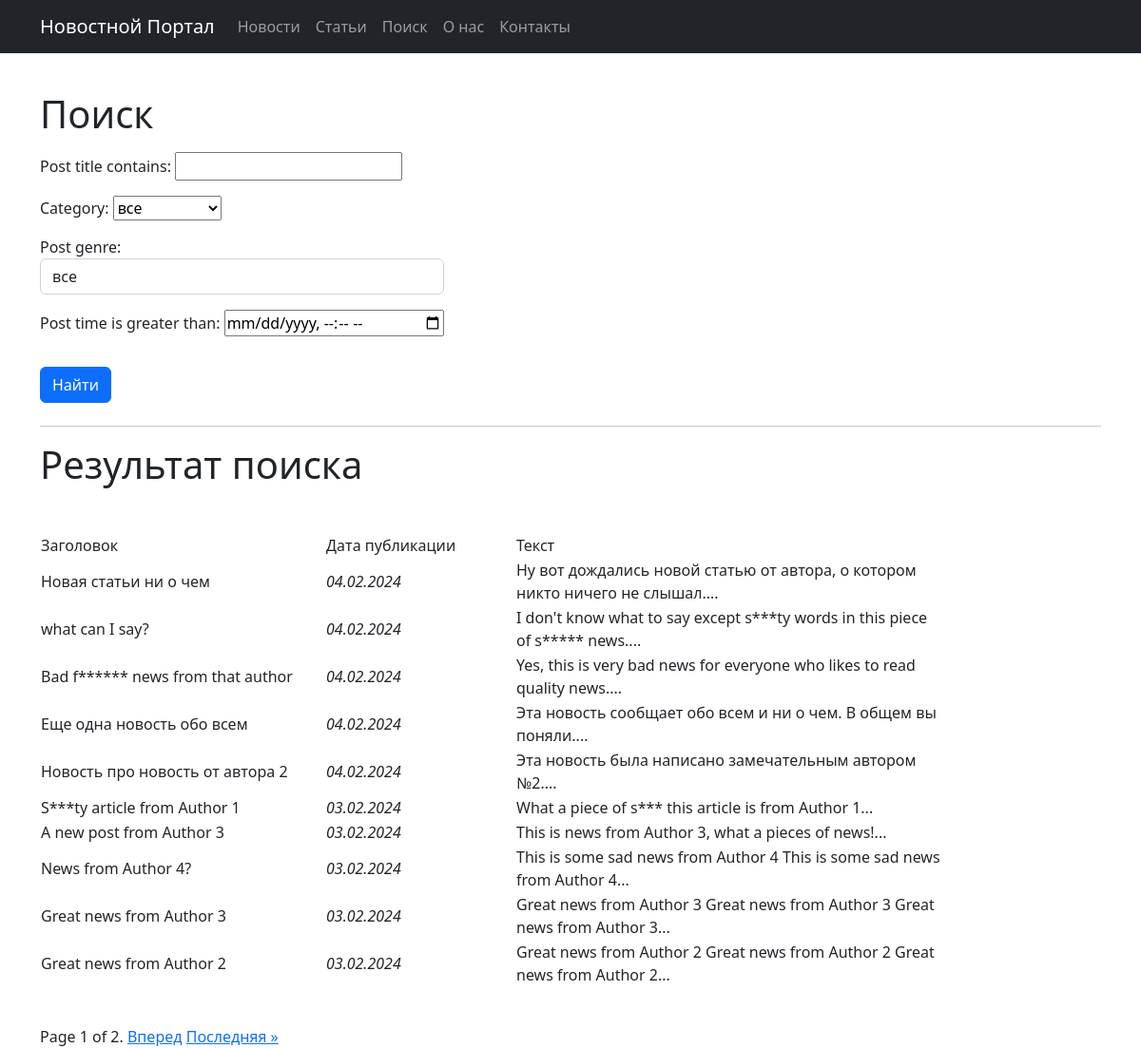
The app's page /search/ with its own data.
### news/models.py (models this page shows, shortened)
class Post(models.Model):
    article = 'AR'
    news = 'NW'
    POST_GENRE = [
        (article, 'Статья'),
        (news, 'Новость')
    ]
    author = models.ForeignKey(Author, on_delete=models.CASCADE)
    post_genre = models.CharField(max_length=2, choices=POST_GENRE)
    post_title = models.CharField(max_length=128)
    post_text = models.TextField()
    post_rating = models.IntegerField(default=0)
    post_time = models.DateTimeField(auto_now_add=True)
    category = models.ManyToManyField(Category, through='PostCategory')
    def preview(self):
        words = self.post_text.split()
        preview_text = ' '.join(words[:20])
        return f"{preview_text}..."

### news/views.py (the view)
# urls.py: path('search/', PostSearch.as_view(), name='post_search'),
class PostSearch(ListView):
    model = Post
    ordering = '-post_time'
    template_name = 'search.html'
    context_object_name = 'posts'
    paginate_by = 10
    def get_queryset(self):
        queryset = super().get_queryset()
        self.filterset = PostFilter(self.request.GET, queryset)
        return self.filterset.qs
    def get_context_data(self, **kwargs):
        context = super().get_context_data(**kwargs)
        context['time_now'] = datetime.utcnow()
        context['filterset'] = self.filterset
        return context

### news/models.py (called while the page is built)
    def __str__(self):
        return self.name

### news/templatetags/custom_filters.py (called while the page is built)
@register.filter
def format_time(value, format_string='d.m.Y'):
    return date(value, format_string)

@register.filter()
def censor(value):
    censored_value = value
    for word in censored_words:
        if len(word) > 1:
            replacement = word[0] + '*' * (len(word) - 1)
            censored_value = censored_value.replace(word.lower(), replacement.lower(), 1)
            censored_value = censored_value.replace(word.capitalize(), replacement.capitalize(), 1)
            censored_value = censored_value.replace(word.upper(), replacement.upper(), 1)
    return censored_value

### templates/search.html (shortened to what this page needs)
{% extends 'flatpages/default.html' %}
{% load custom_filters %}!
{% load custom_tags %}
{% block content %}
<p>&nbsp</p>
    <h1>Поиск</h1>
    <div class="centered-form">
        <form action="" method="get" class="left-align">
            {{ filterset.form.as_p }}
            <input type="submit" class="mt-3 btn btn-primary" value="Найти"/>
        </form>
    </div>
<hr>
   <h1>Результат поиска</h1>
<p>&nbsp</p>
   {% if posts %}
       <table>
           <tr>
               <td style="width:300px; text-align:left;">Заголовок</td>
               <td style="width:200px; text-align:left;">Дата публикации</td>
               <td style="width:450px; text-align:left;">Текст</td>
           </tr>
           {% for post in posts %}
           <tr>
               <td>{{ post.post_title|censor }}</td>
               <td><em>{{ post.post_time|format_time }}</em></td>
               <td>{{ post.preview|censor }}</td>
           </tr>
           {% endfor %}
       </table>
   {% else %}
       <h2>Новостей нет!</h2>
   {% endif %}
<p>&nbsp</p>
<div class="pagination">
    <span class="step-links">
        <span class="current">
            Page {{ page_obj.number }} of {{ page_obj.paginator.num_pages }}.
        </span>
        {% if page_obj.has_next %}
            <a href="?page={{ page_obj.next_page_number }}">Вперед</a>
            <a href="?page={{ page_obj.paginator.num_pages }}">Последняя &raquo;</a>
        {% endif %}
    </span>
</div>
{% endblock content %}

### templates/flatpages/default.html (shortened to what this page needs)
<!DOCTYPE html>
<html lang="en">
    <head>
        {% load static %}
        <link href="{% static 'css/styles.css' %}" rel="stylesheet" />
    </head>
    <body>
        <nav class="navbar navbar-expand-lg navbar-dark bg-dark static-top">
           <div class="container">
               <a class="navbar-brand">Новостной Портал</a>
               <div class="collapse navbar-collapse" id="navbarResponsive">
                   <ul class="navbar-nav ml-auto">
                       <li class="nav-item active">
                           <a class="nav-link" href="/news/">Новости</a>
                       </li>
                       <li class="nav-item active">
                           <a class="nav-link" href="/articles/">Статьи</a>
                       </li>
                       <li class="nav-item active">
                           <a class="nav-link" href="/search/">Поиск</a>
                       </li>
                       <li class="nav-item">
                           <a class="nav-link" href="/about/">О нас</a>
                       </li>
                       <li class="nav-item">
                           <a class="nav-link" href="/contact/">Контакты</a>
                       </li>
                   </ul>
               </div>
           </div>
        </nav>
        <div class="container">
            <div class="row">
                <div class="col-lg-12 text-left">
           {% block content %}{% endblock content %}
       </div>
   </div>
</div>
    </body>
</html>

### templates/search.html (style rules this page uses)
.centered-form { display: flex; align-items: center; height: 35vh; }
.left-align { text-align: left; }

### records on screen
Post: post_title|censor "Новая статьи ни о чем", post_time "04.02.2024", preview|censor "Ну вот дождались новой статью от автора, о котором никто ничего не слышал...."
Post: post_title|censor "what can I say?", post_time "04.02.2024", preview|censor "I don't know what to say except s***ty words in this piece of s***** news...."
Post: post_title|censor "Bad f****** news from that author", post_time "04.02.2024", preview|censor "Yes, this is very bad news for everyone who likes to read quality news...."
Post: post_title|censor "Еще одна новость обо всем", post_time "04.02.2024", preview|censor "Эта новость сообщает обо всем и ни о чем. В общем вы поняли...."
Post: post_title|censor "Новость про новость от автора 2", post_time "04.02.2024", preview|censor "Эта новость была написано замечательным автором №2...."
Post: post_title|censor "S***ty article from Author 1", post_time "03.02.2024", preview|censor "What a piece of s*** this article is from Author 1..."
Post: post_title|censor "A new post from Author 3", post_time "03.02.2024", preview|censor "This is news from Author 3, what a pieces of news!..."
Post: post_title|censor "News from Author 4?", post_time "03.02.2024", preview|censor "This is some sad news from Author 4 This is some sad news from Author 4..."
Post: post_title|censor "Great news from Author 3", post_time "03.02.2024", preview|censor "Great news from Author 3 Great news from Author 3 Great news from Author 3..."
Post: post_title|censor "Great news from Author 2", post_time "03.02.2024", preview|censor "Great news from Author 2 Great news from Author 2 Great news from Author 2..."

### other values on screen
{{ page_obj.number }} "1"
{{ page_obj.paginator.num_pages }} "2"
